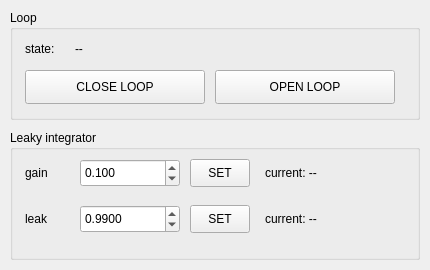
<?xml version="1.0" encoding="UTF-8"?>
<ui version="4.0">
 <class>MainWindow</class>
 <widget class="QMainWindow" name="MainWindow">
  <property name="geometry">
   <rect><x>0</x><y>0</y><width>430</width><height>270</height></rect>
  </property>
  <property name="windowTitle">
   <string>Loop</string>
  </property>
  <widget class="QWidget" name="centralwidget">
   <widget class="QGroupBox" name="loopGroup">
    <property name="geometry">
     <rect><x>10</x><y>10</y><width>410</width><height>110</height></rect>
    </property>
    <property name="title">
     <string>Loop</string>
    </property>
    <widget class="QLabel" name="loopStateTitle">
     <property name="geometry"><rect><x>15</x><y>28</y><width>50</width><height>22</height></rect></property>
     <property name="text"><string>state:</string></property>
    </widget>
    <widget class="QLabel" name="loopStateLabel">
     <property name="geometry"><rect><x>65</x><y>28</y><width>320</width><height>22</height></rect></property>
     <property name="text"><string>--</string></property>
    </widget>
    <widget class="QPushButton" name="closeLoopButton">
     <property name="geometry"><rect><x>15</x><y>60</y><width>180</width><height>34</height></rect></property>
     <property name="text"><string>CLOSE LOOP</string></property>
    </widget>
    <widget class="QPushButton" name="openLoopButton">
     <property name="geometry"><rect><x>205</x><y>60</y><width>180</width><height>34</height></rect></property>
     <property name="text"><string>OPEN LOOP</string></property>
    </widget>
   </widget>
   <widget class="QGroupBox" name="integGroup">
    <property name="geometry">
     <rect><x>10</x><y>130</y><width>410</width><height>130</height></rect>
    </property>
    <property name="title">
     <string>Leaky integrator</string>
    </property>
    <widget class="QLabel" name="gainTitle">
     <property name="geometry"><rect><x>15</x><y>32</y><width>45</width><height>22</height></rect></property>
     <property name="text"><string>gain</string></property>
    </widget>
    <widget class="QDoubleSpinBox" name="gainSpin">
     <property name="geometry"><rect><x>70</x><y>29</y><width>100</width><height>28</height></rect></property>
     <property name="decimals"><number>3</number></property>
     <property name="minimum"><double>0.000000000000000</double></property>
     <property name="maximum"><double>2.000000000000000</double></property>
     <property name="singleStep"><double>0.010000000000000</double></property>
     <property name="value"><double>0.100000000000000</double></property>
    </widget>
    <widget class="QPushButton" name="gainButton">
     <property name="geometry"><rect><x>180</x><y>29</y><width>60</width><height>28</height></rect></property>
     <property name="text"><string>SET</string></property>
    </widget>
    <widget class="QLabel" name="gainStateLabel">
     <property name="geometry"><rect><x>255</x><y>32</y><width>140</width><height>22</height></rect></property>
     <property name="text"><string>current: --</string></property>
    </widget>
    <widget class="QLabel" name="leakTitle">
     <property name="geometry"><rect><x>15</x><y>78</y><width>45</width><height>22</height></rect></property>
     <property name="text"><string>leak</string></property>
    </widget>
    <widget class="QDoubleSpinBox" name="leakSpin">
     <property name="geometry"><rect><x>70</x><y>75</y><width>100</width><height>28</height></rect></property>
     <property name="decimals"><number>4</number></property>
     <property name="minimum"><double>0.000000000000000</double></property>
     <property name="maximum"><double>1.000000000000000</double></property>
     <property name="singleStep"><double>0.001000000000000</double></property>
     <property name="value"><double>0.990000000000000</double></property>
    </widget>
    <widget class="QPushButton" name="leakButton">
     <property name="geometry"><rect><x>180</x><y>75</y><width>60</width><height>28</height></rect></property>
     <property name="text"><string>SET</string></property>
    </widget>
    <widget class="QLabel" name="leakStateLabel">
     <property name="geometry"><rect><x>255</x><y>78</y><width>140</width><height>22</height></rect></property>
     <property name="text"><string>current: --</string></property>
    </widget>
   </widget>
  </widget>
 </widget>
 <resources/>
 <connections/>
</ui>
